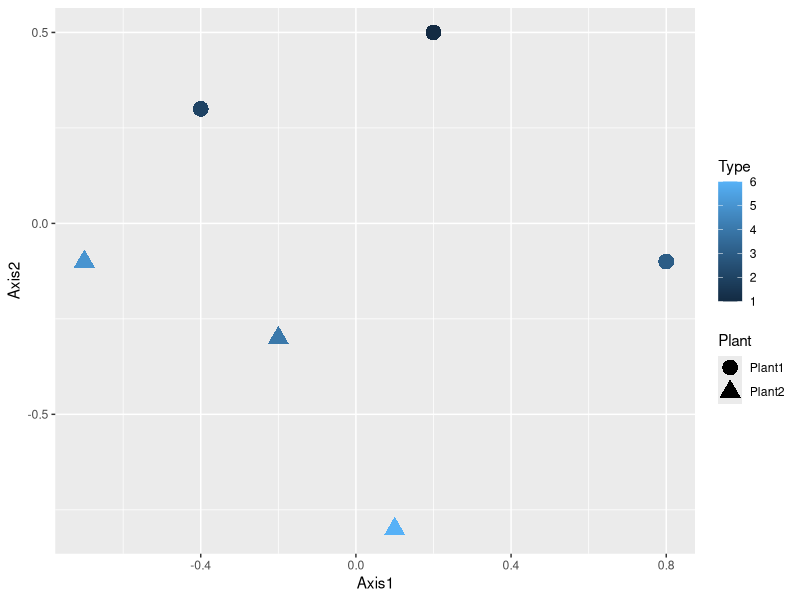

Reproduce this figure in R.
library(ggplot2)

data.df <- data.frame(Plant = c("Plant1", "Plant1", "Plant1", "Plant2", "Plant2", "Plant2"),
                      Type = c(1,2,3,4,5,6),
                      Axis1 = c(0.2, -0.4, 0.8, -0.2, -0.7, 0.1),
                      Axis2 = c(0.5, 0.3, -0.1, -0.3, -0.1, -0.8))

ggplot(data.df, aes(x = Axis1,
                    y = Axis2,
                    shape = Plant,
                    color = Type)) + geom_point(size = 5)